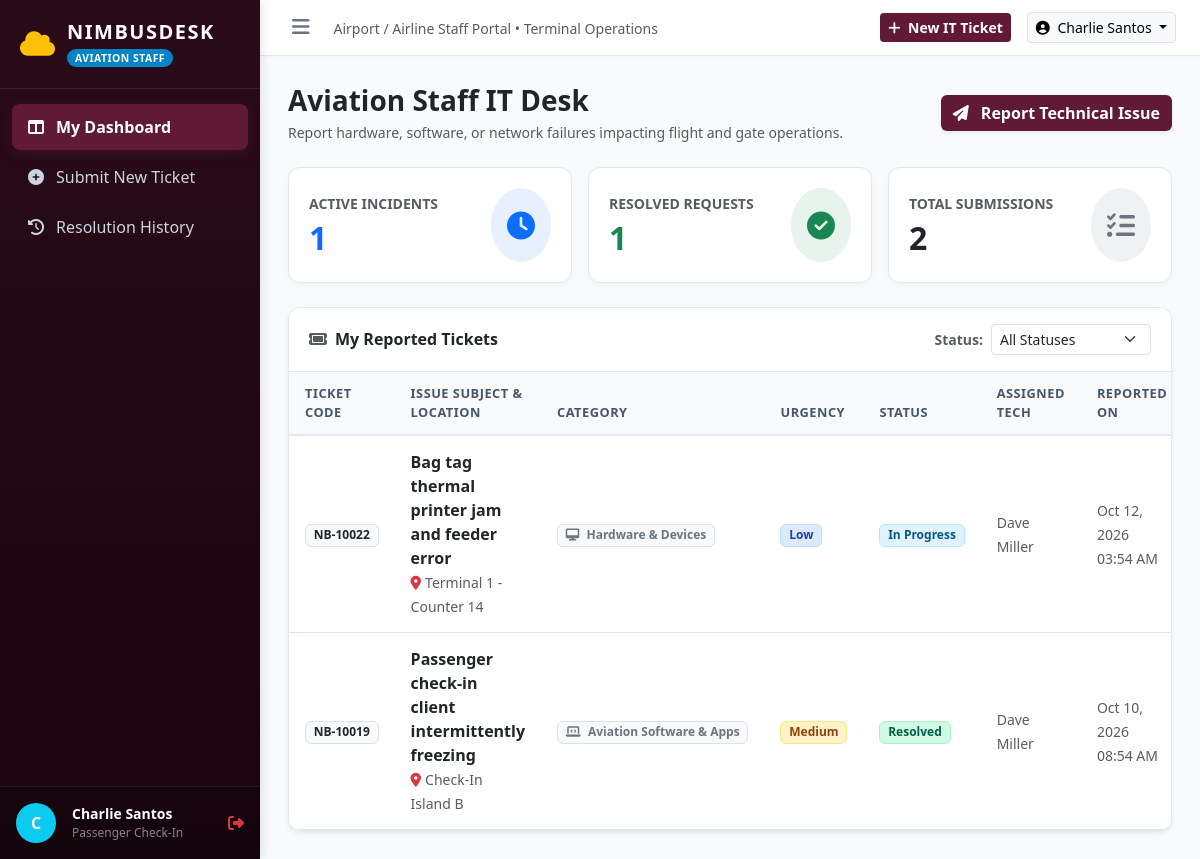
Screenshot of /employee/index.php (signed in) with the database file from the repository.
### tables this page shows
CREATE TABLE IF NOT EXISTS `tickets` (
    `id` INT AUTO_INCREMENT PRIMARY KEY,
    `ticket_code` VARCHAR(20) NOT NULL UNIQUE,
    `user_id` INT NOT NULL,
    `category_id` INT NOT NULL,
    `urgency` ENUM('Low', 'Medium', 'High', 'Critical') NOT NULL DEFAULT 'Medium',
    `location` VARCHAR(150) NOT NULL,
    `subject` VARCHAR(255) NOT NULL,
    `description` TEXT NOT NULL,
    `attachment` VARCHAR(255) NULL,
    `status` ENUM('Open', 'In Progress', 'Resolved', 'Closed') NOT NULL DEFAULT 'Open',
    `assigned_to` INT NULL,
    `resolution_summary` TEXT NULL,
    `created_at` TIMESTAMP DEFAULT CURRENT_TIMESTAMP,
    `updated_at` TIMESTAMP DEFAULT CURRENT_TIMESTAMP ON UPDATE CURRENT_TIMESTAMP,
    `resolved_at` TIMESTAMP NULL,
    CONSTRAINT `fk_tickets_user` FOREIGN KEY (`user_id`) REFERENCES `users` (`id`) ON DELETE CASCADE,
    CONSTRAINT `fk_tickets_category` FOREIGN KEY (`category_id`) REFERENCES `categories` (`id`) ON DELETE RESTRICT,
    CONSTRAINT `fk_tickets_assigned` FOREIGN KEY (`assigned_to`) REFERENCES `users` (`id`) ON DELETE SET NULL
);

CREATE TABLE IF NOT EXISTS `categories` (
    `id` INT AUTO_INCREMENT PRIMARY KEY,
    `name` VARCHAR(100) NOT NULL,
    `description` VARCHAR(255) NULL,
    `icon` VARCHAR(50) DEFAULT 'fa-wrench'
);

CREATE TABLE IF NOT EXISTS `users` (
    `id` INT AUTO_INCREMENT PRIMARY KEY,
    `name` VARCHAR(100) NOT NULL,
    `email` VARCHAR(100) NOT NULL UNIQUE,
    `password` VARCHAR(255) NOT NULL,
    `role` ENUM('employee', 'technician', 'admin') NOT NULL DEFAULT 'employee',
    `department` VARCHAR(100) NOT NULL,
    `badge_number` VARCHAR(50) NOT NULL,
    `created_at` TIMESTAMP DEFAULT CURRENT_TIMESTAMP
);

### config/config.php (called while the page is built, shortened)
<?php
function url($path = '') {
    $trimmed = ltrim($path, '/');
    return BASE_URL . ($trimmed ? '/' . $trimmed : '');
}

### config/db.php (called while the page is built)
<?php
require_once __DIR__ . '/config.php';
class Database {
    private static ?PDO $instance = null;
    public static function getConnection(): PDO {
        if (self::$instance === null) {
            $host = 'localhost';
            $user = 'root';
            $pass = '';
            $dbname = 'nimbusdesk';
            try {
                $dsn = "mysql:host={$host};dbname={$dbname};charset=utf8mb4";
                self::$instance = new PDO($dsn, $user, $pass, [
                    PDO::ATTR_ERRMODE => PDO::ERRMODE_EXCEPTION,
                    PDO::ATTR_DEFAULT_FETCH_MODE => PDO::FETCH_ASSOC,
                    PDO::ATTR_EMULATE_PREPARES => false,
                ]);
            } catch (PDOException $e) {
                if (str_contains($e->getMessage(), 'Unknown database')) {
                    require_once __DIR__ . '/../database/setup.php';
                    return self::getConnection();
                }
                throw $e;
            }
        }
        return self::$instance;
    }
}

### employee/stored_procs/EmployeeProcedures.php (called while the page is built, shortened)
<?php
require_once __DIR__ . '/../../config/db.php';
class EmployeeProcedures {
    private PDO $pdo;
    public function __construct() {
        $this->pdo = Database::getConnection();
    }
    public function getTickets(int $userId, string $statusFilter = 'all'): array {
        $stmt = $this->pdo->prepare("CALL sp_employee_get_tickets(?, ?)");
        $stmt->execute([$userId, $statusFilter]);
        $results = $stmt->fetchAll();
        return $results;
    }
    public function getStats(int $userId): array {
        $stmt = $this->pdo->prepare("CALL sp_employee_get_stats(?)");
        $stmt->execute([$userId]);
        $stats = $stmt->fetch();
        return $stats ?: ['active_count' => 0, 'resolved_count' => 0, 'total_count' => 0];
    }
}

### employee/views/dashboard.php (the view, shortened to what this page needs)
<div class="d-flex justify-content-between align-items-center mb-4">
    <div>
        <h3 class="fw-bold text-dark mb-1">Aviation Staff IT Desk</h3>
        <p class="text-muted small mb-0">Report hardware, software, or network failures impacting flight and gate operations.</p>
    </div>
    <a href="<?= url('employee/index.php?page=create') ?>" class="btn btn-nimbus shadow-sm">
        <i class="fa-solid fa-paper-plane me-2"></i> Report Technical Issue
    </a>
</div>
<div class="row g-3 mb-4">
    <div class="col-md-4">
        <div class="stat-card d-flex align-items-center justify-content-between">
            <div>
                <span class="text-muted small fw-bold text-uppercase">Active Incidents</span>
                <h2 class="fw-bold mt-1 text-primary mb-0"><?= intval($stats['active_count'] ?? 0) ?></h2>
            </div>
            <div class="rounded-circle bg-primary bg-opacity-10 p-3 text-primary fs-3">
                <i class="fa-solid fa-clock"></i>
            </div>
        </div>
    </div>
    <div class="col-md-4">
        <div class="stat-card d-flex align-items-center justify-content-between">
            <div>
                <span class="text-muted small fw-bold text-uppercase">Resolved Requests</span>
                <h2 class="fw-bold mt-1 text-success mb-0"><?= intval($stats['resolved_count'] ?? 0) ?></h2>
            </div>
            <div class="rounded-circle bg-success bg-opacity-10 p-3 text-success fs-3">
                <i class="fa-solid fa-circle-check"></i>
            </div>
        </div>
    </div>
    <div class="col-md-4">
        <div class="stat-card d-flex align-items-center justify-content-between">
            <div>
                <span class="text-muted small fw-bold text-uppercase">Total Submissions</span>
                <h2 class="fw-bold mt-1 text-dark mb-0"><?= intval($stats['total_count'] ?? 0) ?></h2>
            </div>
            <div class="rounded-circle bg-secondary bg-opacity-10 p-3 text-secondary fs-3">
                <i class="fa-solid fa-list-check"></i>
            </div>
        </div>
    </div>
</div>
<div class="card shadow-sm">
    <div class="card-header d-flex justify-content-between align-items-center flex-wrap gap-2">
        <div class="d-flex align-items-center gap-2">
            <i class="fa-solid fa-ticket text-muted"></i>
            <span class="fw-bold">My Reported Tickets</span>
        </div>
        <div class="d-flex align-items-center gap-2">
            <label for="employeeStatusFilter" class="small text-muted fw-bold mb-0">Status:</label>
            <select id="employeeStatusFilter" class="form-select form-select-sm" style="width: 160px;">
                <option value="all" <?= ($statusFilter === 'all') ? 'selected' : '' ?>>All Statuses</option>
            </select>
        </div>
    </div>
    <div class="table-responsive">
        <table class="table table-hover align-middle mb-0">
            <thead>
                <tr>
                    <th>Ticket Code</th>
                    <th>Issue Subject & Location</th>
                    <th>Category</th>
                    <th>Urgency</th>
                    <th>Status</th>
                    <th>Assigned Tech</th>
                    <th>Reported On</th>
                </tr>
            </thead>
            <tbody>
                <?php if (empty($tickets)): ?>
                    <tr>
                        <td colspan="8" class="text-center py-5 text-muted">
                            <i class="fa-solid fa-circle-check fs-1 text-success mb-3 d-block"></i>
                            <div class="fw-bold">No tickets found for this filter.</div>
                            <small>Need technical help? Submit a new incident report above.</small>
                        </td>
                    </tr>
                <?php else: ?>
                    <?php foreach ($tickets as $t): ?>
                        <tr>
                            <td>
                                <span class="badge bg-light text-dark border fw-bold"><?= htmlspecialchars($t['ticket_code']) ?></span>
                            </td>
                            <td>
                                <div class="fw-bold text-dark"><?= htmlspecialchars($t['subject']) ?></div>
                                <small class="text-muted"><i class="fa-solid fa-location-dot me-1 text-danger"></i><?= htmlspecialchars($t['location']) ?></small>
                            </td>
                            <td>
                                <span class="badge bg-light text-secondary border">
                                    <i class="fa-solid <?= htmlspecialchars($t['category_icon']) ?> me-1"></i>
                                    <?= htmlspecialchars($t['category_name']) ?>
                                </span>
                            </td>
                            <td>
                                <?php
                                $urgencyClass = match($t['urgency']) {
                                    'Critical' => 'badge-urgency-critical',
                                    'High' => 'badge-urgency-high',
                                    'Medium' => 'badge-urgency-medium',
                                    default => 'badge-urgency-low'
                                };
                                ?>
                                <span class="badge <?= $urgencyClass ?>"><?= htmlspecialchars($t['urgency']) ?></span>
                            </td>
                            <td>
                                <?php
                                $statusClass = match($t['status']) {
                                    'Open' => 'badge-status-open',
                                    'In Progress' => 'badge-status-progress',
                                    'Resolved' => 'badge-status-resolved',
                                    default => 'badge-status-closed'
                                };
                                ?>
                                <span class="badge <?= $statusClass ?>"><?= htmlspecialchars($t['status']) ?></span>
                            </td>
                            <td>
                                <small class="text-muted">
                                    <?= $t['technician_name'] ? htmlspecialchars($t['technician_name']) : '<span class="text-muted fst-italic">Awaiting IT Tech</span>' ?>
                                </small>
                            </td>
                            <td>
                                <small class="text-muted"><?= date('M d, Y h:i A', strtotime($t['created_at'])) ?></small>
                            </td>
                        </tr>
                    <?php endforeach; ?>
                <?php endif; ?>
            </tbody>
        </table>
    </div>
</div>

### assets/css/global.css (style rules this page uses)
:root { --nimbus-maroon: #601a35; --nimbus-pink: #f191b5; --nimbus-dark: #2a0b18; --nimbus-darker: #19050e; --nimbus-bg: #f8fafc; --nimbus-surface: #ffffff; --nimbus-border: #e2e8f0; --urgency-critical: #dc2626; --urgency-high: #ea580c; --urgency-medium: #d97706; --urgency-low: #2563eb; --status-open: #f59e0b; --status-progress: #0284c7; --status-resolved: #10b981; --status-closed: #64748b; }
body { background-color: var(--nimbus-bg); font-family: 'Segoe UI', system-ui, -apple-system, sans-serif; color: #1e293b; margin: 0; padding: 0; }
.stat-card { background: #fff; border-radius: 12px; border: 1px solid var(--nimbus-border); padding: 20px; box-shadow: 0 2px 6px rgba(0, 0, 0, 0.03); transition: transform 0.2s ease, box-shadow 0.2s ease; }
.card { border-radius: 12px; border: 1px solid var(--nimbus-border); box-shadow: 0 2px 6px rgba(0, 0, 0, 0.02); overflow: hidden; }
.card-header { background: #fff; border-bottom: 1px solid var(--nimbus-border); padding: 16px 20px; font-weight: 600; }
.badge-status-progress { background: #e0f2fe; color: #075985; font-weight: 600; border: 1px solid #bae6fd; }
.badge-status-resolved { background: #d1fae5; color: #065f46; font-weight: 600; border: 1px solid #a7f3d0; }
.badge-urgency-medium { background: #fef3c7; color: #92400e; font-weight: 600; border: 1px solid #fde68a; }
.badge-urgency-low { background: #dbeafe; color: #1e40af; font-weight: 600; border: 1px solid #bfdbfe; }
.btn-nimbus { background: var(--nimbus-maroon); color: #fff; border: none; font-weight: 600; }
.table thead th { background: #f8fafc; color: #475569; font-size: 0.8rem; text-transform: uppercase; letter-spacing: 0.5px; font-weight: 700; border-bottom: 2px solid var(--nimbus-border); padding: 12px 16px; }
.table tbody td { padding: 14px 16px; vertical-align: middle; }

### rows the page displays
tickets: ticket_code "NB-10022", subject "Bag tag thermal printer jam and feeder error", location "Terminal 1 - Counter 14", category.name "Hardware & Devices", urgency "Low", status "In Progress", assigned_to.name "Dave Miller", created_at "Oct 12, 2026 03:54 AM"
tickets: ticket_code "NB-10019", subject "Passenger check-in client intermittently freezing", location "Check-In Island B", category.name "Aviation Software & Apps", urgency "Medium", status "Resolved", assigned_to.name "Dave Miller", created_at "Oct 10, 2026 08:54 AM"

### other values shown
substr($user['name'], 0, 1) "C"
$user['name'] "Charlie Santos"
$user['department'] "Passenger Check-In"
$stats['active_count'] "1"
$stats['resolved_count'] "1"
$stats['total_count'] "2"
